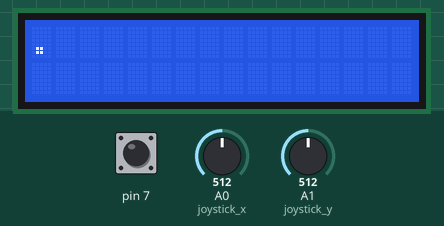
Recording of a sketch running on a simulated Arduino Uno, built with avr-gcc and run on an emulated ATmega328P. Parts: 16×2 character LCD. The test bench sets the inputs (shaded band); at power-on: pin 7 HIGH, A1 (joystick_y) = 512, A0 (joystick_x) = 512. What the sketch prints to the serial monitor is not drawn.

Above: at 1.2 s.
1.3 s: pin 7 pulled LOW for 3.2 s
At 2.1 s:
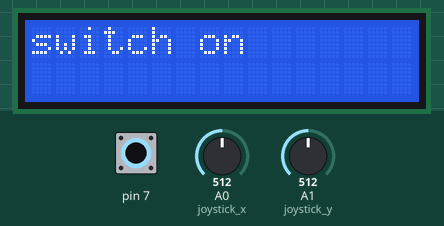
6.0 s: A1 (joystick_y) set to 610
7.5 s: A0 (joystick_x) set to 610
At 8.2 s:
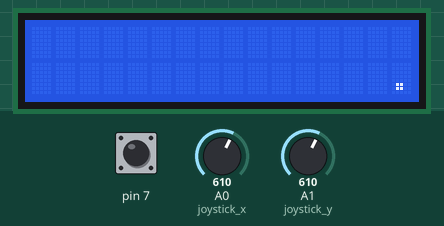
9.0 s: pin 7 pulled LOW for 0.15 s
At 9.8 s:
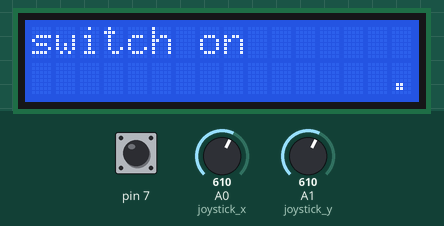
11.5 s: A0 (joystick_x) set to 390
At 12.7 s:
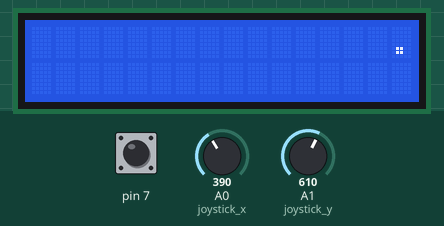
13.0 s: pin 7 pulled LOW for 1 s
At 13.6 s:
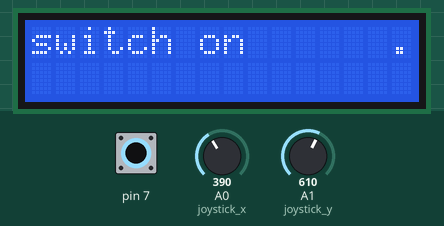
Timing chart, 0 to 16.0 s (numbered marks = the images above; inputs shaded):
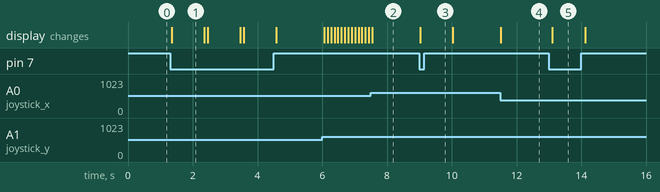

The sketch:

JoystickwithLcd.ino
```cpp
 /*
   텍스트LCD 사용을 위해 LiquidCrystal.h 헤더 파일을 include 한다.
*/
#include <LiquidCrystal_I2C.h>  // LiquidCrystal_I2C 헤더파일 호출
LiquidCrystal_I2C lcd(0x27, 16, 2); // LCD의 address 주소 및 크기 입력
/*
  각 핀 정의
*/
int joystick_x = 0;
int joystick_y = 1;
int loc_x ,loc_y ,loc_nx ,loc_ny=0;
void Clcd_display(long data, long data2) // 텍스트 LCD 디스플레이 함수
{


  Serial.println((String)" test_display : " +  data +(String) " "  +data2);
   // LCD 문자출력 시작(열,행)라인 설정
  if ((data >= 600)&&(loc_x == 0))
  {
    loc_nx = loc_x+1;
  }
  else if((data<=400)&&(loc_x == 1))
  {
    loc_nx = loc_x-1;
  }


  if ((data2 >= 600) && (loc_ny>=0) && (loc_ny<16))
  {
    loc_ny = loc_y+1;
  }
  else if((data2 <= 400) && (loc_ny>=0) && (loc_ny<16))

  {
    loc_ny = loc_y-1;
  }
  if (loc_ny == -1)
    {
    loc_ny =loc_ny+1;
    }
  else if(loc_ny ==16)
  {
    loc_ny= loc_ny -1;
  }
  loc_y=loc_ny;
  loc_x=loc_nx;
  lcd.setCursor(loc_y, loc_x);

  Serial.println((String) " RST" + loc_y +loc_x);
  lcd.print(".");
}
void setup() // 초기화
{
  lcd.init();  // LCD 초기화
  lcd.backlight();  // LCD 백라이트 함수
	pinMode(7, INPUT_PULLUP);
    Serial.begin(115200);
}
/*
   조이스틱을 전, 후, 좌, 우 사용자가 이동하였을 경우 아두이노보드에서 이를 인지하여
   측정 된 X, Y축값을 텍스트LCD에 출력하도록 한다
*/
void loop() // 무한루프
{
  lcd.clear();
  int x = analogRead(joystick_x);      // 조이스틱 X축의 아날로그 신호를 x에 저장
  int y = analogRead(joystick_y);      // 조이스틱 Y축의 아날로그 신호를 y에 저장
  Clcd_display(x, y);

   delay(100);                                // 100ms만큼 지연
    int pinStatus =	digitalRead(7);
    Serial.println(pinStatus);
    if (pinStatus==0){
        lcd.setCursor(0,0);
        lcd.print("switch on");
        delay(1000);
    }
}
```

Measured:
- after the input at 1.3 s, the display: changes at once (image 1)
- after the input at 7.5 s, the display: changes at once (image 2)
- after the input at 9.0 s, the display: changes at once (image 3)
- after the input at 11.5 s, the display: changes at once (image 4)
- after the input at 13.0 s, the display: changes after 0.11 s (image 5)
- what the display in image 1 shows lasts 1.0 s, from 1.3 s to 2.3 s
